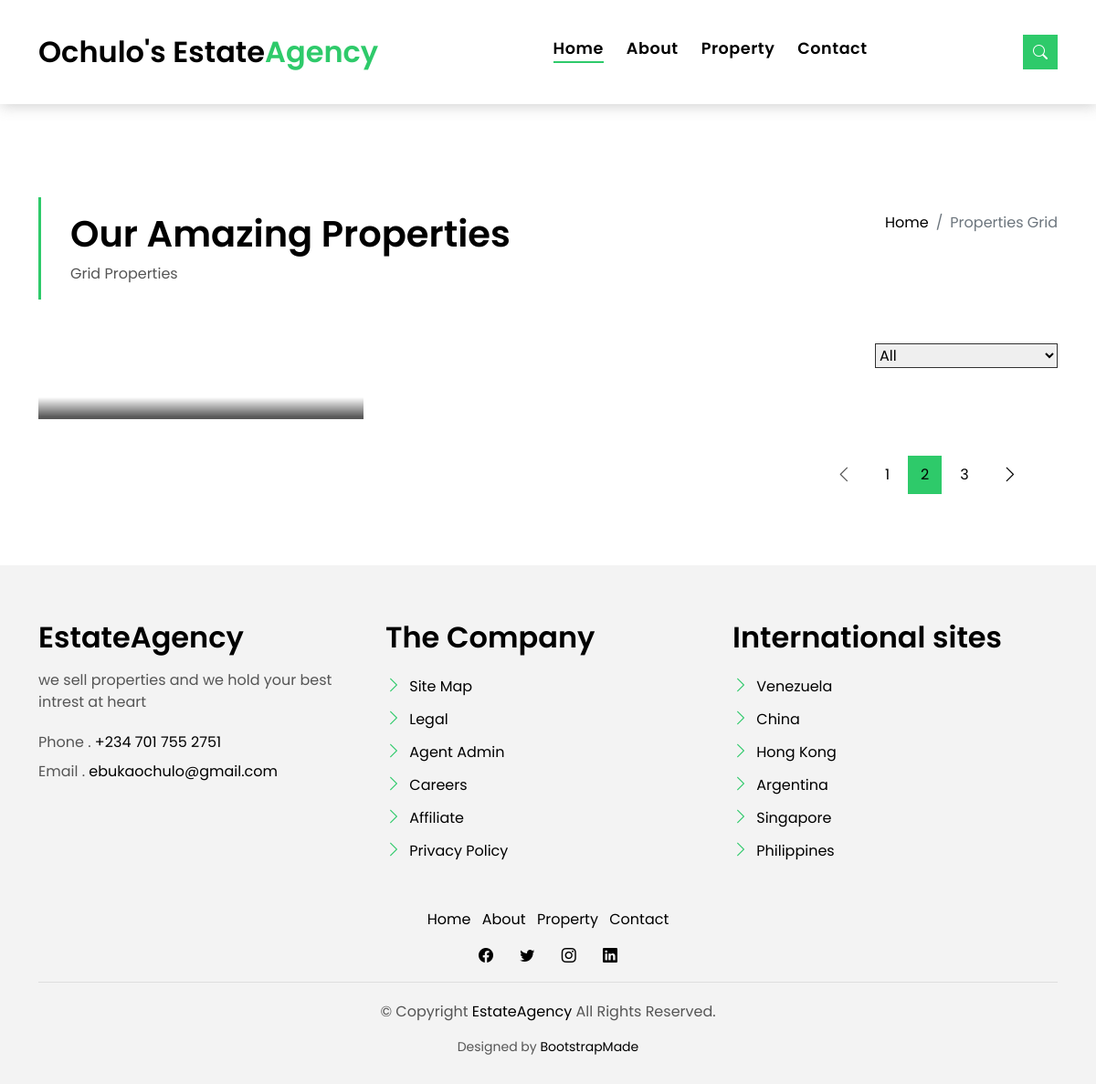
The page /property-grid/ on the database as committed earlier.
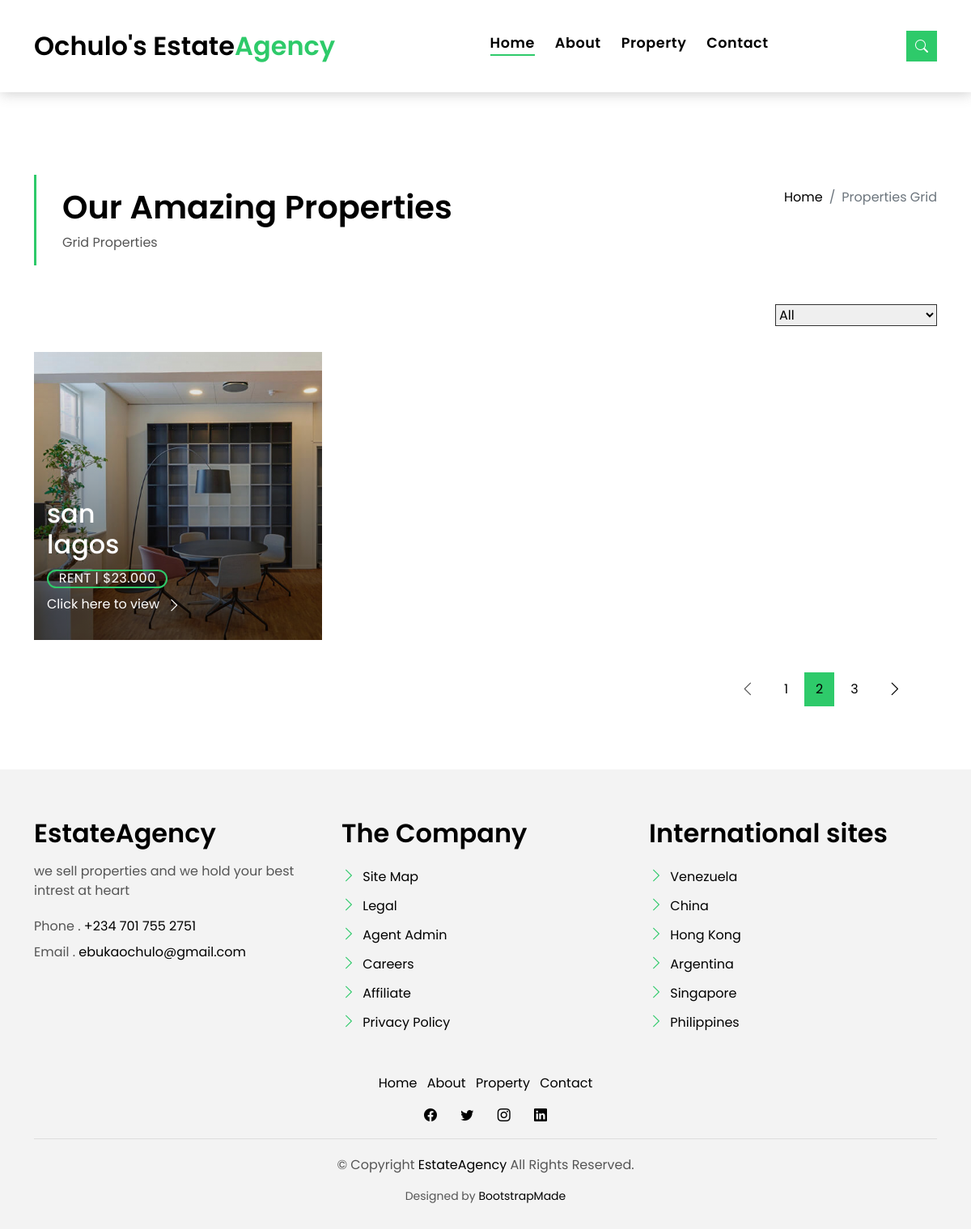
The same page on the database as committed later.
### house/models.py (models this page shows)
class Housee(models.Model):
    name = models.CharField(max_length=300)
    price = models.FloatField(default=0)
    description = models.TextField()
    property_type = models.CharField(max_length=300)
    rent     = models.CharField(max_length=200)
    baths =   models.FloatField(default=0)
    beds = models.FloatField(default=0)
    garage = models.FloatField(default=0)
    date_added =  models.DateTimeField(auto_now_add = True)
    location = models.CharField(max_length=2000, default= 'lagos')
    landing_page_view = models.ImageField(upload_to = 'land/', null=True, blank = True)
    search_img = models.ImageField(upload_to = 'land/', null=True, blank = True)
    image_1 = models.ImageField(upload_to = 'picture/', null=True, blank = True)
    image_2 = models.ImageField(upload_to = 'picture/', null=True, blank = True)
    image_3 = models.ImageField(upload_to = 'picture/', null=True, blank = True)
    def __str__(self):
        return self.name

### house/views.py (the view)
# urls.py: path('property-grid/', views.property_grid, name='property-grid'),
def property_grid(request):
    houses = Housee.objects.all
    context = {'houses':houses}
    return render(request, 'property-grid.html', context)

### templates/property-grid.html (shortened to what this page needs)
{% extends 'base.html' %}
{% load static %}
{% block content %}
  <main id="main">
    <section class="intro-single">
      <div class="container">
        <div class="row">
          <div class="col-md-12 col-lg-8">
            <div class="title-single-box">
              <h1 class="title-single">Our Amazing Properties</h1>
              <span class="color-text-a">Grid Properties</span>
            </div>
          </div>
          <div class="col-md-12 col-lg-4">
            <nav aria-label="breadcrumb" class="breadcrumb-box d-flex justify-content-lg-end">
              <ol class="breadcrumb">
                <li class="breadcrumb-item">
                  <a href="#">Home</a>
                </li>
                <li class="breadcrumb-item active" aria-current="page">
                  Properties Grid
                </li>
              </ol>
            </nav>
          </div>
        </div>
      </div>
    </section>
    <section class="property-grid grid">
      <div class="container">
        <div class="row">
          <div class="col-sm-12">
            <div class="grid-option">
              <form>
                <select class="custom-select">
                  <option selected>All</option>
                </select>
              </form>
            </div>
          </div>
          {% for house in houses %}
          <div class="col-md-4">
            <div class="card-box-a card-shadow">
              <div class="img-box-a">
                <img src="{{house.search_img.url}}" alt="" class="img-a img-fluid" style="object-fit: cover;">
              </div>
              <div class="card-overlay">
                <div class="card-overlay-a-content">
                  <div class="card-header-a">
                    <h2 class="card-title-a">
                      <a href="#">{{house}}
                        <br /> {{house.location}}</a>
                    </h2>
                  </div>
                  <div class="card-body-a">
                    <div class="price-box d-flex">
                      <span class="price-a">rent | ${{house.rent}}.000</span>
                    </div>
                    <a href="{% url 'property-single' house.id %}" class="link-a">Click here to view
                      <span class="bi bi-chevron-right"></span>
                    </a>
                  </div>
                </div>
              </div>
            </div>
          </div>
          {% endfor %}
           <div class="row">
          <div class="col-sm-12">
            <nav class="pagination-a">
              <ul class="pagination justify-content-end">
                <li class="page-item disabled">
                  <a class="page-link" href="#" tabindex="-1">
                    <span class="bi bi-chevron-left"></span>
                  </a>
                </li>
                <li class="page-item">
                  <a class="page-link" href="#">1</a>
                </li>
                <li class="page-item active">
                  <a class="page-link" href="#">2</a>
                </li>
                <li class="page-item">
                  <a class="page-link" href="#">3</a>
                </li>
                <li class="page-item next">
                  <a class="page-link" href="#">
                    <span class="bi bi-chevron-right"></span>
                  </a>
                </li>
              </ul>
            </nav>
          </div>
        </div>
      </div>
    </section>
  </main>
  {% endblock %}

Rows that differ between the two databases and show on the page:
added Housee: search_img (picture), name "san", location "lagos", rent "23"
